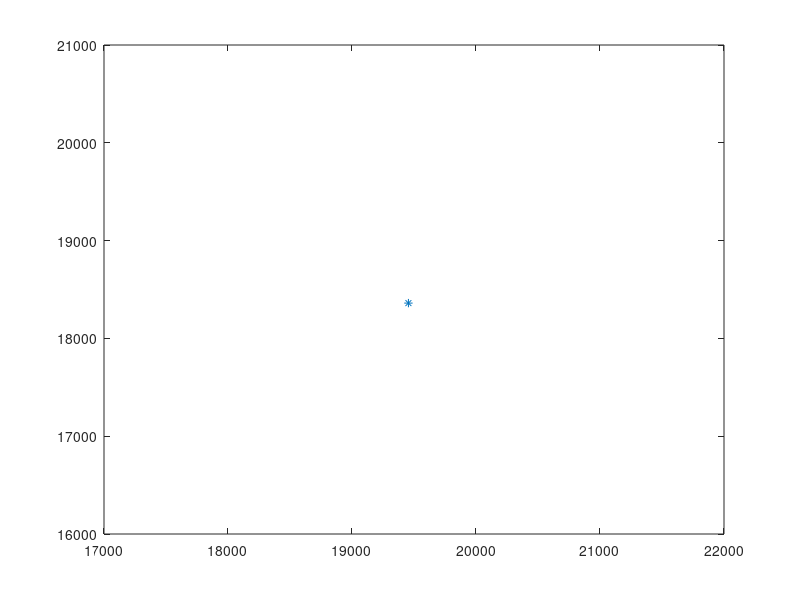

The MATLAB script that drew this image: (Note: this script raises an error after producing the figure.)
% make row 3=0 in del_F to estimate only position
clc
clear
close all
c = 3e8;
N=8; % #BS
bias = 5/100; %percentage
error_thres = 1e-9;
grid_boun = 20000;
cell_rad = grid_boun/N;
X=zeros(1,N);
Y=zeros(1,N);
X(1)=0;
Y(1)=0;
X(2)=200;
Y(2)=200;
num_iter = 5e5;
disp('init BS');
for ii= 2:N
   temp_x = randsrc(1,1,0:grid_boun);
   temp_y = randsrc(1,1,0:grid_boun);
   
   while(sqrt((temp_y)-Y(ii-1))^2 + (temp_x-X(ii-1))^2)<2*cell_rad
          temp_x = randsrc(1,1,0:grid_boun);
          temp_y = randsrc(1,1,0:grid_boun);
   end
   
   X(ii) = temp_x; % x coordinates of BS
   Y(ii) = temp_y; % y coordinates of BS
end
disp('init BS done');
TOA = zeros(1,N);
MS_x = randsrc(1,1,0:grid_boun);
MS_y = randsrc(1,1,0:grid_boun);
MS_tau = 5; 
del_F = 1000;
x = randsrc(1,1,0:grid_boun);%MS_x*(1+bias*rand);
y = randsrc(1,1,0:grid_boun);%MS_y*(1+bias*rand);
tau = MS_tau*(1+bias*rand);
X_next = zeros(1,3);
X_curr = [x;y;tau];
X_actual = [MS_x;MS_y;MS_tau];
for ii=1:N
    TOA(ii) = tau+(1+bias*rand)*sqrt((MS_x-X(ii))^2 + (MS_y-Y(ii))^2)/c;
end
learn_rate = [1e-2 0 0;0 1e-2 0;0 0 1.3e-18];
plot(MS_x,MS_y,"*");
hold on 
plot(X,Y,"O");
iter = 0;

while norm(del_F) > error_thres && iter <= num_iter
    iter = iter+1;
    del_F = F(c,N,X,Y,TOA,X_curr(1),X_curr(2),X_curr(3));
    %learn_rate = [1e-2/del_F(1) 0 0;0 1e-2/del_F(2) 0;0 0 0];    
    delf_f(iter) = norm(del_F); 
    X_next = X_curr - learn_rate*del_F;
    X_curr = X_next;
    pos_est_x(iter) = X_curr(1);
    pos_est_y(iter) = X_curr(2);

    if mod(iter,100000)==0
        fprintf('gradient = [%d  %d  %d]  \n',del_F);
        fprintf('step = [%d  %d  %d]  \n', learn_rate*del_F);     
    end
end
plot(X_curr(1),X_curr(2),"d");
plot(pos_est_x,pos_est_y,'r');
hold off
xlabel('x-coordinates (mtr)');
ylabel('y-coordinates (mtr)');
title('MAP');
legend('true MS pos','BS pos','estimated MS pos','estimate trace path');
fprintf('gradient = [%d  %d  %d]  \n',del_F);
fprintf('X_actual = [%d  %d  %d]  \n',X_actual);
fprintf('X_curr = [%d  %d  %d]  \n',X_curr);
fprintf('current iterataion = %d \n',iter);
figure
plot(delf_f)
xlabel('iteration');
ylabel('||gradient||');
title('gradient');
pos_err = rmse(X_curr,X_actual);
fprintf('position error = %d \n',pos_err);

function del_F = F(c,N,X,Y,TOA,x,y,tau)
% overall cost function
% x, y and tau are current iteration estimates 
    f = @(ii,x,y,tau)(c*(TOA(ii)-tau)-sqrt((X(ii)-x)^2 + (Y(ii)-y)^2)); % cost function for one BS
    row1 = 0;
    row2=0;
    row3=0;
    alpha = ones(1,N);
    for ii=1:N
        row1 = row1+2*(alpha(ii)^2)*f(ii,x,y,tau)*((X(ii)-x))/sqrt((X(ii)-x)^2 + (Y(ii)-y)^2);
        row2 = row2+2*(alpha(ii)^2)*f(ii,x,y,tau)*((Y(ii)-y))/sqrt((X(ii)-x)^2 + (Y(ii)-y)^2);
        row3 = row3-2*c*f(ii,x,y,tau)*(alpha(ii)^2);
    end
    del_F = [row1;row2;row3];
    
end
